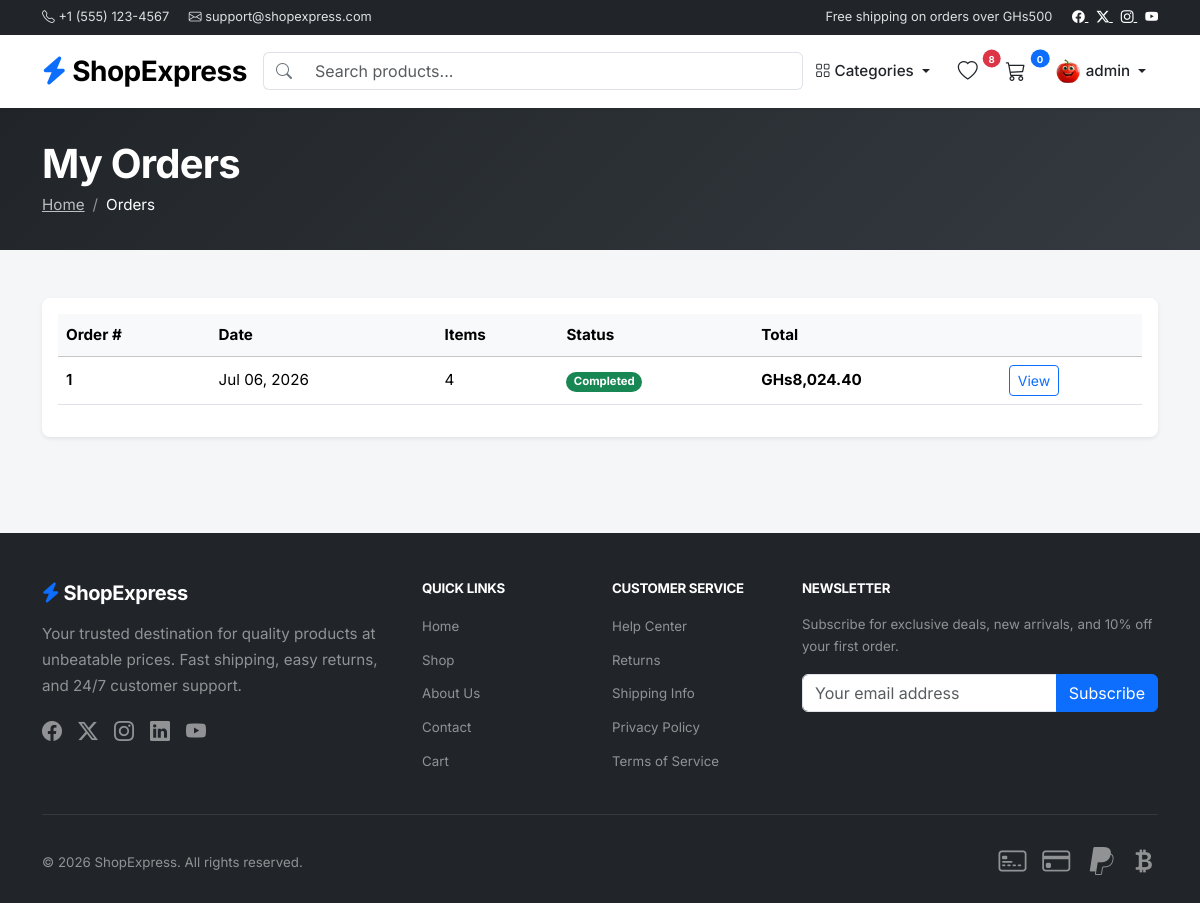
Screenshot of /orders/ (signed in) with the database file from the repository.
### accounts/models.py (models this page shows, shortened)
class Profile(models.Model):
    user = models.OneToOneField(User, on_delete=models.CASCADE, related_name='profile')
    avatar = models.ImageField(upload_to='avatars/', blank=True, null=True)

### orders/models.py (models this page shows, shortened)
class Order(models.Model):
    STATUS_CHOICES = [
        ('pending', 'Pending'),
        ('processing', 'Processing'),
        ('completed', 'Completed'),
        ('cancelled', 'Cancelled'),
    ]
    user = models.ForeignKey(
        settings.AUTH_USER_MODEL, on_delete=models.SET_NULL,
        null=True, blank=True, related_name='orders',
    )
    shipping_name = models.CharField(max_length=200)
    phone = models.CharField(max_length=20)
    email = models.EmailField()
    address = models.TextField()
    city = models.CharField(max_length=100)
    region = models.CharField(max_length=100)
    order_notes = models.TextField(blank=True)
    subtotal = models.DecimalField(max_digits=10, decimal_places=2)
    tax = models.DecimalField(max_digits=10, decimal_places=2)
    total = models.DecimalField(max_digits=10, decimal_places=2)
    status = models.CharField(max_length=20, choices=STATUS_CHOICES, default='pending')
    created_at = models.DateTimeField(auto_now_add=True)
    updated_at = models.DateTimeField(auto_now=True)
    class Meta:
        ordering = ['-created_at']

### orders/views.py (the view)
# urls.py: path('orders/', views.order_list, name='order_list'),
def order_list(request):
    if not request.user.is_authenticated:
        messages.warning(request, 'Please log in to view your orders.')
        return redirect('accounts:login')
    orders = Order.objects.filter(user=request.user)
    return render(request, 'orders/order_list.html', {'orders': orders})

### accounts/context_processors.py (called while the page is built)
def user_profile(request):
    if request.user.is_authenticated:
        profile, _ = Profile.objects.get_or_create(user=request.user)
        return {'user_profile': profile}
    return {'user_profile': None}

### cart/cart.py (called while the page is built)
def get_cart(request):
    return request.session.get(CART_SESSION_KEY, {})

def get_cart_count(request):
    cart = get_cart(request)
    return sum(item['quantity'] for item in cart.values())

### cart/context_processors.py (called while the page is built)
def cart_count(request):
    return {'cart_count': get_cart_count(request)}

### store/context_processors.py (called while the page is built)
def categories(request):
    return {'nav_categories': Category.objects.all()}

### templates/orders/order_list.html (shortened to what this page needs)
{% extends 'base.html' %}
{% load static %}
{% load humanize %}
{% block content %}
    <div class="page-header">
        <div class="container">
            <h1>
                My Orders</h1>
                <nav aria-label="breadcrumb">
                    <ol class="breadcrumb">
                        <li class="breadcrumb-item">
                            <a href="{% url 'core:home' %}">
                                Home</a>
                            </li>
                            <li class="breadcrumb-item active">
                                Orders</li>
                            </ol>
                        </nav>
                    </div>
                </div>
                <section class="container my-5">
                    {% if user.is_authenticated %}
                        {% if orders %}
                            <div class="card shadow-sm border-0 rounded-3">
                                <div class="card-body">
                                    <div class="table-responsive">
                                        <table class="table align-middle">
                                            <thead class="table-light">
                                                <tr>
                                                    <th>
                                                        Order #</th>
                                                        <th>
                                                            Date</th>
                                                            <th>
                                                                Items</th>
                                                                <th>
                                                                    Status</th>
                                                                    <th>
                                                                        Total</th>
                                                                        <th>
                                                                        </th>
                                                                    </tr>
                                                                </thead>
                                                                <tbody>
                                                                    {% for order in orders %}
                                                                        <tr>
                                                                            <td class="fw-semibold">
                                                                                {{ order.pk }}
                                                                            </td>
                                                                            <td>
                                                                                {{ order.created_at|date:"M d, Y" }}
                                                                            </td>
                                                                            <td>
                                                                                {{ order.items.count }}
                                                                            </td>
                                                                            <td>
                                                                                <span class="badge rounded-pill
                                                                                    {% if order.status == 'completed' %}
                                                                                        bg-success
                                                                                    {% elif order.status == 'cancelled' %}
                                                                                    bg-danger
                                                                                {% elif order.status == 'processing' %}
                                                                                bg-warning text-dark
                                                                            {% else %}
                                                                            bg-secondary
                                                                        {% endif %}">
                                                                        {{ order.get_status_display }}
                                                                    </span>
                                                                </td>
                                                                <td class="fw-bold">
                                                                    GHs{{order.total|intcomma}}
                                                                </td>
                                                                <td>
                                                                    <a href="{% url 'orders:order_detail' order.pk %}" class="btn btn-sm btn-outline-primary">
                                                                        View</a>
                                                                    </td>
                                                                </tr>
                                                            {% endfor %}
                                                        </tbody>
                                                    </table>
                                                </div>
                                            </div>
                                        </div>
                                            {% endif %}
                                                {% endif %}
                                            </section>
                                        {% endblock %}

### templates/includes/navbar.html (shortened to what this page needs)
<nav class="navbar navbar-expand-lg navbar-light bg-white shadow-sm sticky-top">
    <div class="container">
        <a class="navbar-brand fw-bold fs-3" href="{% url 'core:home' %}">
            <i class="fa-solid fa-bolt text-primary">
            </i>
            ShopExpress        </a>
            <div class="mobile-menu-overlay" id="mobileMenuOverlay">
                <form class="d-flex mx-auto my-2 my-lg-0 search-form" role="search" method="get" action="{% url 'store:product_list' %}">
                    <div class="input-group">
                        <span class="input-group-text bg-white border-end-0">
                            <i class="bi bi-search">
                            </i>
                        </span>
                        <input class="form-control border-start-0" type="search" name="q" placeholder="Search products..." aria-label="Search">
                        </div>
                    </form>
                    <ul class="navbar-nav align-items-center gap-1">
                        <li class="nav-item dropdown">
                            <a class="nav-link dropdown-toggle" href="#" role="button" data-bs-toggle="dropdown">
                                <i class="bi bi-grid">
                                </i>
                                Categories                    </a>
                                                        </li>
                                                         <li class="nav-item">
                                                             <a class="nav-link" href="{% url 'accounts:wishlist' %}">
                                                                 <span class="position-relative d-inline-block">
                                                                     <i class="bi bi-heart fs-5">
                                                                     </i>
                                                                     <span class="position-absolute top-0 start-100 translate-middle badge rounded-pill bg-danger wishlist-count">
                                                                         {{ user.wishlist.count }}
                                                                     </span>
                                                                 </span>
                                                             </a>
                                                         </li>
                                                         <li class="nav-item">
                                                             <a class="nav-link" href="{% url 'cart:cart_detail' %}">
                                                                 <span class="position-relative d-inline-block">
                                                                     <i class="bi bi-cart3 fs-5">
                                                                     </i>
                                                                     <span class="position-absolute top-0 start-100 translate-middle badge rounded-pill bg-primary cart-count">
                                                                         {{ cart_count }}
                                                                     </span>
                                                                 </span>
                                                             </a>
                                                         </li>
                                                        {% if user.is_authenticated %}
                                                            <li class="nav-item dropdown">
                                                                <a class="nav-link dropdown-toggle d-flex align-items-center gap-1" href="#" role="button" data-bs-toggle="dropdown">
                                                                    {% if user_profile.avatar %}
                                                                        <img src="{{ user_profile.avatar.url }}" alt="Avatar" class="rounded-circle" style="width: 28px; height: 28px; object-fit: cover;">
                                                                    {% else %}
                                                                        <i class="bi bi-person-circle fs-5"></i>
                                                                    {% endif %}
                                                                    <span class="d-none d-lg-inline">
                                                                        {{ user.username|truncatechars:10 }}
                                                                    </span>
                                                                </a>
                                                                                                        </li>
                                                                                                    {% endif %}
                                                                                                </ul>
                                                                                            </div>
                                                                                        </div>
                                                                                    </nav>

### static/css/style.css (style rules this page uses)
:root { --primary: #0d6efd; --primary-dark: #0b5ed7; --primary-light: rgba(13, 110, 253, 0.08); --secondary: #6c757d; --dark: #212529; --light: #f8f9fa; --soft-shadow: 0 4px 24px rgba(0, 0, 0, 0.06); --soft-shadow-hover: 0 12px 40px rgba(0, 0, 0, 0.10); --radius-sm: 0.5rem; --radius-md: 0.75rem; --radius-lg: 1rem; --transition: 0.25s ease; --font-base: 'Inter', -apple-system, BlinkMacSystemFont, sans-serif; }
body { font-family: var(--font-base); background-color: #f5f6f8; min-height: 100vh; display: flex; flex-direction: column; font-size: 0.95rem; line-height: 1.7; color: var(--dark); -webkit-font-smoothing: antialiased; }
h1, h2, h3, h4, h5, h6 { letter-spacing: -0.02em; }
.navbar-brand { letter-spacing: -0.5px; }
.search-form { max-width: 480px; width: 100%; }
.search-form .input-group-text { border-right: 0; color: var(--secondary); }
.nav-link { color: var(--dark) !important; font-weight: 500; padding: 0.5rem 0.75rem !important; transition: color 0.2s; }
.cart-count, .wishlist-count { font-size: 0.6rem; min-width: 18px; height: 18px; display: flex; align-items: center; justify-content: center; transform: translate(25%, -25%) !important; }
.page-header { background: linear-gradient(135deg, var(--dark) 0%, #343a40 100%); padding: 3rem 0; color: #fff; }
.page-header h1 { font-weight: 700; margin-bottom: 0.25rem; }
.page-header .breadcrumb { background: transparent; padding: 0; margin: 0; }
.page-header .breadcrumb-item + .breadcrumb-item::before { color: rgba(255, 255, 255, 0.5); }
.page-header .breadcrumb-item, .page-header .breadcrumb-item a { color: rgba(255, 255, 255, 0.7); }
.page-header .breadcrumb-item.active { color: #fff; }
.mobile-menu-overlay { display: none; }
@media (min-width: 992px) { .mobile-menu-overlay { display: flex !important; flex: 1; align-items: center; position: static; background: transparent; opacity: 1 !important; visibility: visible !important; overflow: visible; flex-direction: row; } }
@media (min-width: 992px) { .mobile-menu-overlay .search-form { margin: 0 auto !important; } }
@media (min-width: 992px) { .mobile-menu-overlay .navbar-nav { flex-direction: row; align-items: center; gap: 0.25rem; padding: 0; flex-shrink: 0; } }
@media (min-width: 992px) { .mobile-menu-overlay .nav-item { width: auto; } }
@media (min-width: 992px) { .mobile-menu-overlay .nav-link { border-bottom: 0 !important; padding: 0.5rem 0.75rem !important; } }
.search-form { max-width: 100%; }
.page-header { padding: 2rem 0; }

### rows the page displays
Profile: avatar (picture)
Order: pk "1", created_at "Jul 06, 2026", items.count "4", status "Completed", total "8,024.40"

### other values shown
{{ user.wishlist.count }} "8"
{{ cart_count }} "0"
{{ user.username|truncatechars:10 }} "admin"
